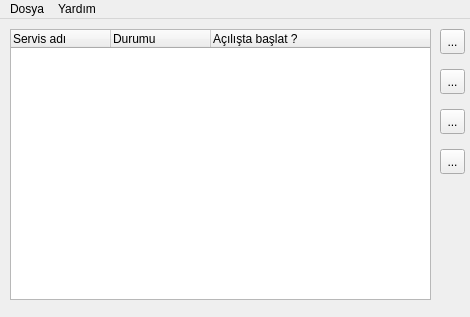
<ui version="4.0" >
 <class>MainWindow</class>
 <widget class="QMainWindow" name="MainWindow" >
  <property name="geometry" >
   <rect>
    <x>0</x>
    <y>0</y>
    <width>470</width>
    <height>317</height>
   </rect>
  </property>
  <property name="windowTitle" >
   <string>Servis Yöneticisi</string>
  </property>
  <property name="windowIcon" >
   <iconset resource="../icons/serviceicons.qrc" >
    <normaloff>:/icon/serviceicon.png</normaloff>:/icon/serviceicon.png</iconset>
  </property>
  <widget class="QWidget" name="centralwidget" >
   <property name="geometry" >
    <rect>
     <x>0</x>
     <y>28</y>
     <width>470</width>
     <height>289</height>
    </rect>
   </property>
   <widget class="QTreeWidget" name="listServices" >
    <property name="geometry" >
     <rect>
      <x>10</x>
      <y>10</y>
      <width>421</width>
      <height>271</height>
     </rect>
    </property>
    <property name="whatsThis" >
     <string>Burada sistem servisleri listelenir.</string>
    </property>
    <column>
     <property name="text" >
      <string>Servis adı</string>
     </property>
    </column>
    <column>
     <property name="text" >
      <string>Durumu</string>
     </property>
    </column>
    <column>
     <property name="text" >
      <string>Açılışta başlat ?</string>
     </property>
    </column>
   </widget>
   <widget class="QToolButton" name="startButton" >
    <property name="geometry" >
     <rect>
      <x>440</x>
      <y>10</y>
      <width>25</width>
      <height>25</height>
     </rect>
    </property>
    <property name="whatsThis" >
     <string>Servisi başlat.</string>
    </property>
    <property name="text" >
     <string>...</string>
    </property>
    <property name="icon" >
     <iconset resource="../icons/serviceicons.qrc" >
      <normaloff>:/apply/apply.png</normaloff>:/apply/apply.png</iconset>
    </property>
   </widget>
   <widget class="QToolButton" name="stopButton" >
    <property name="geometry" >
     <rect>
      <x>440</x>
      <y>50</y>
      <width>25</width>
      <height>25</height>
     </rect>
    </property>
    <property name="whatsThis" >
     <string>Servisi durdur.</string>
    </property>
    <property name="text" >
     <string>...</string>
    </property>
    <property name="icon" >
     <iconset resource="../icons/serviceicons.qrc" >
      <normaloff>:/shutdown/shutdown.png</normaloff>:/shutdown/shutdown.png</iconset>
    </property>
   </widget>
   <widget class="QToolButton" name="onButton" >
    <property name="geometry" >
     <rect>
      <x>440</x>
      <y>90</y>
      <width>25</width>
      <height>25</height>
     </rect>
    </property>
    <property name="whatsThis" >
     <string>Servisi açılışta başlat.</string>
    </property>
    <property name="text" >
     <string>...</string>
    </property>
    <property name="icon" >
     <iconset resource="../icons/serviceicons.qrc" >
      <normaloff>:/on/serviceon.png</normaloff>:/on/serviceon.png</iconset>
    </property>
   </widget>
   <widget class="QToolButton" name="offButton" >
    <property name="geometry" >
     <rect>
      <x>440</x>
      <y>130</y>
      <width>25</width>
      <height>25</height>
     </rect>
    </property>
    <property name="whatsThis" >
     <string>Servisi açılışta başlatma.</string>
    </property>
    <property name="text" >
     <string>...</string>
    </property>
    <property name="icon" >
     <iconset resource="../icons/serviceicons.qrc" >
      <normaloff>:/off/serviceoff.png</normaloff>:/off/serviceoff.png</iconset>
    </property>
   </widget>
  </widget>
  <widget class="QMenuBar" name="menubar" >
   <property name="geometry" >
    <rect>
     <x>0</x>
     <y>0</y>
     <width>470</width>
     <height>28</height>
    </rect>
   </property>
   <widget class="QMenu" name="menuDosya" >
    <property name="title" >
     <string>Dosya</string>
    </property>
    <addaction name="actionConfig" />
    <addaction name="actionExit" />
   </widget>
   <widget class="QMenu" name="menuYard_m" >
    <property name="title" >
     <string>Yardım</string>
    </property>
    <addaction name="actionHelp" />
    <addaction name="actionAbout" />
   </widget>
   <addaction name="menuDosya" />
   <addaction name="menuYard_m" />
  </widget>
  <action name="actionConfig" >
   <property name="text" >
    <string>Yapılandır</string>
   </property>
  </action>
  <action name="actionExit" >
   <property name="text" >
    <string>Çık</string>
   </property>
  </action>
  <action name="actionAbout" >
   <property name="text" >
    <string>Servis Yöneticisi Hakkında</string>
   </property>
  </action>
  <action name="actionHelp" >
   <property name="text" >
    <string>El kitabı</string>
   </property>
  </action>
 </widget>
 <resources>
  <include location="../icons/serviceicons.qrc" />
 </resources>
 <connections/>
</ui>
